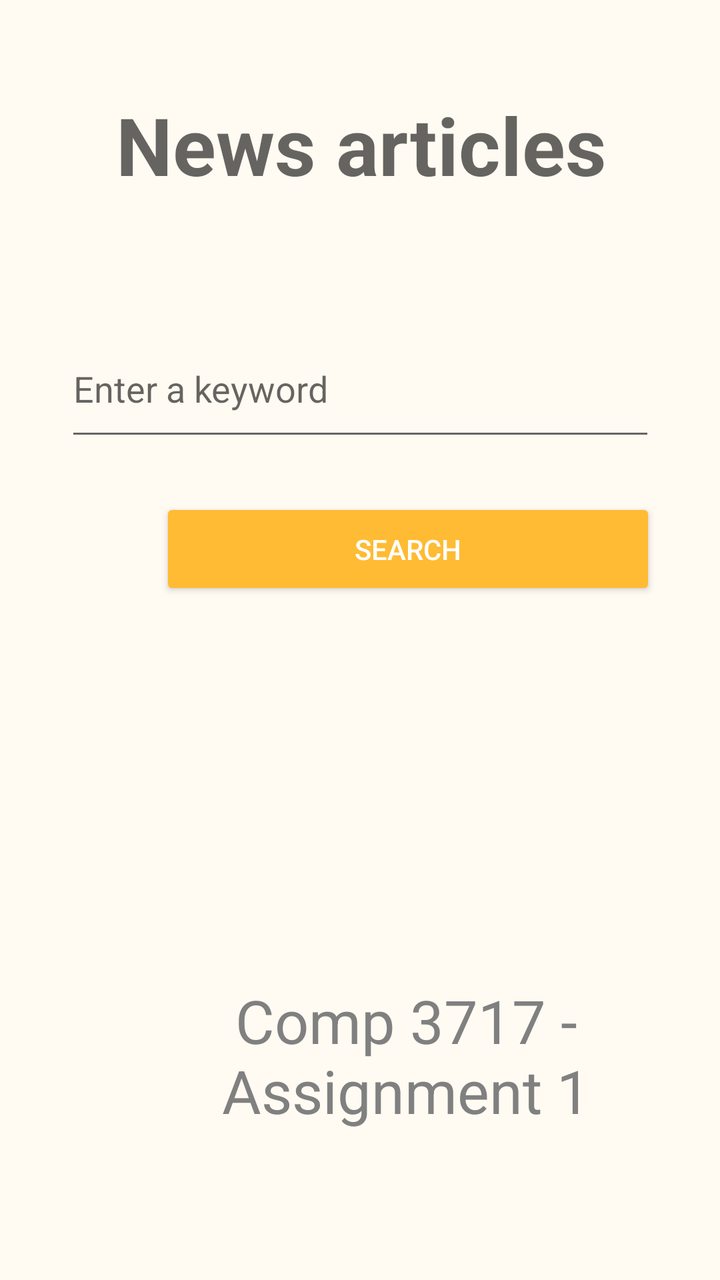
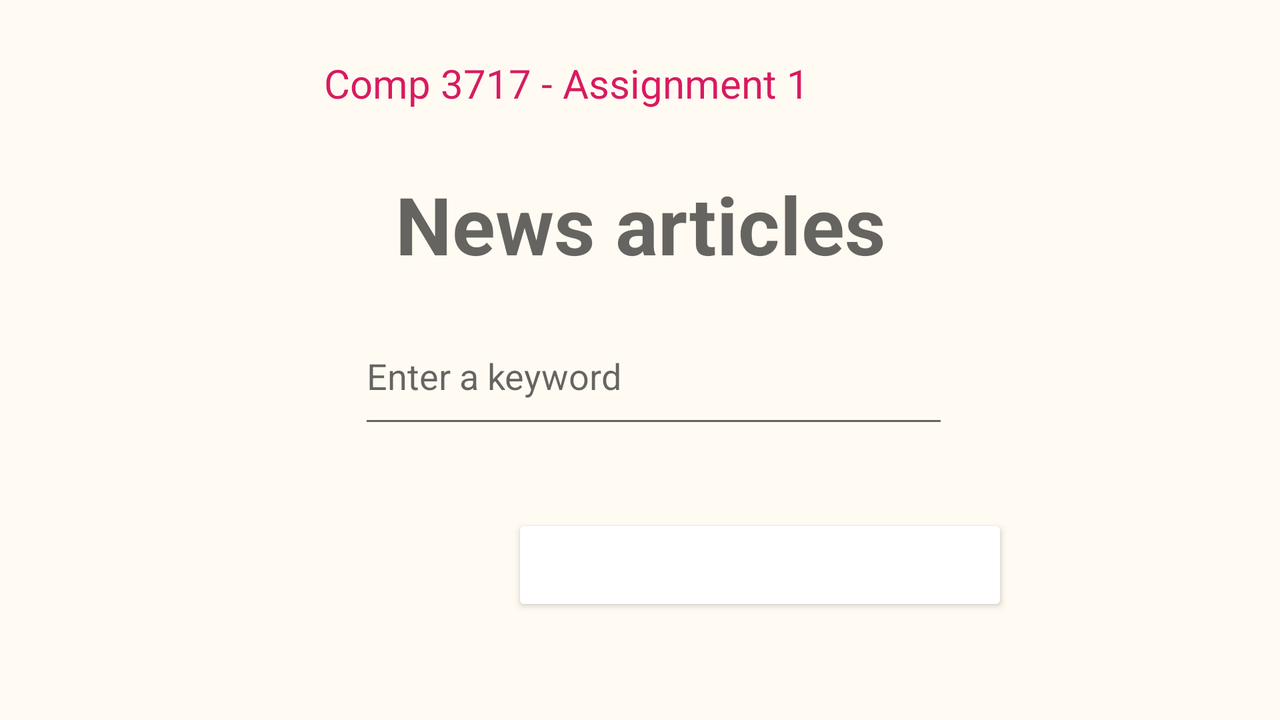

First picture: res/layout/ on a phone held upright. Second picture: the repository's own variant of that layout, on a device whose configuration matches the variant's folder. Source for both follows.
<!-- AndroidManifest.xml: application theme AppTheme -->
<!-- res/layout/activity_main.xml -->
<?xml version="1.0" encoding="utf-8"?>
<androidx.constraintlayout.widget.ConstraintLayout xmlns:android="http://schemas.android.com/apk/res/android"
    xmlns:app="http://schemas.android.com/apk/res-auto"
    xmlns:tools="http://schemas.android.com/tools"
    android:layout_width="match_parent"
    android:layout_height="match_parent"
    android:background="@color/bg"
    android:orientation="vertical"
    tools:context=".MainActivity">

    <EditText
        android:id="@+id/search"
        android:layout_width="295dp"
        android:layout_height="65dp"
        android:hint="@string/prompt"
        android:inputType="text"
        app:layout_constraintBottom_toTopOf="@+id/button"
        app:layout_constraintEnd_toEndOf="parent"
        app:layout_constraintLeft_toLeftOf="parent"
        app:layout_constraintRight_toRightOf="parent"
        app:layout_constraintStart_toStartOf="parent"
        app:layout_constraintTop_toTopOf="parent"
        app:layout_constraintVertical_bias="0.872" />

    <Button
        android:id="@+id/button"
        style="@style/Widget.AppCompat.Button.Colored"
        android:layout_width="248dp"
        android:layout_height="51dp"
        android:layout_alignParentStart="true"
        android:layout_alignParentTop="true"
        android:layout_marginStart="80dp"
        android:layout_marginBottom="340dp"
        android:backgroundTint="@android:color/holo_orange_light"
        android:text="@android:string/search_go"
        app:layout_constraintBottom_toBottomOf="parent"
        app:layout_constraintStart_toStartOf="parent" />

    <TextView
        android:id="@+id/title"
        android:layout_width="365dp"
        android:layout_height="115dp"
        android:gravity="center_horizontal"
        android:hint="@string/title"
        android:textColor="@android:color/tertiary_text_light"
        android:textSize="40sp"
        android:textStyle="bold"
        app:layout_constraintBottom_toBottomOf="parent"
        app:layout_constraintEnd_toEndOf="parent"
        app:layout_constraintLeft_toLeftOf="parent"
        app:layout_constraintRight_toRightOf="parent"
        app:layout_constraintStart_toStartOf="parent"
        app:layout_constraintTop_toTopOf="parent"
        app:layout_constraintVertical_bias="0.087" />

    <TextView
        android:id="@+id/names"
        android:layout_width="294dp"
        android:layout_height="134dp"
        android:layout_marginStart="56dp"
        android:layout_marginBottom="16dp"
        android:gravity="center_horizontal"
        android:text="@string/names"
        android:textColor="@android:color/tertiary_text_light"
        android:textSize="30sp"
        app:layout_constraintBottom_toBottomOf="parent"
        app:layout_constraintStart_toStartOf="parent" />


</androidx.constraintlayout.widget.ConstraintLayout>
<!-- resources referenced by this layout -->
<resources>
  <color name="bg">#FFFBF2</color>
  <string name="names">Comp 3717 - Assignment 1</string>
  <string name="prompt">"Enter a keyword"</string>
  <string name="title">"News articles"</string>
  <style name="AppTheme" parent="Theme.AppCompat.Light.DarkActionBar">
          
          <item name="colorPrimary">@color/colorPrimary</item>
          <item name="colorPrimaryDark">@color/colorPrimaryDark</item>
          <item name="colorAccent">@color/colorAccent</item>
      </style>
  <color name="colorPrimary">#008577</color>
  <color name="colorPrimaryDark">#00574B</color>
  <color name="colorAccent">#D81B60</color>
</resources>
<!-- res/layout-land/activity_main.xml (the author's variant of the layout above) -->
<!-- drawn on the phone turned sideways -->
<?xml version="1.0" encoding="utf-8"?>
<androidx.constraintlayout.widget.ConstraintLayout xmlns:android="http://schemas.android.com/apk/res/android"
    xmlns:app="http://schemas.android.com/apk/res-auto"
    xmlns:tools="http://schemas.android.com/tools"
    android:layout_width="match_parent"
    android:layout_height="match_parent"
    android:background="@color/bg"
    android:orientation="vertical"
    tools:context=".MainActivity">

    <TextView
        android:id="@+id/names"
        android:layout_width="249dp"
        android:layout_height="26dp"
        android:layout_marginTop="28dp"
        android:layout_marginEnd="232dp"
        android:gravity="center_horizontal"
        android:text="@string/names"
        android:textColor="@color/colorAccent"
        android:textSize="20sp"
        app:layout_constraintEnd_toEndOf="parent"
        app:layout_constraintHorizontal_bias="1.0"
        app:layout_constraintStart_toStartOf="parent"
        app:layout_constraintTop_toTopOf="parent" />

    <Button
        android:id="@+id/button"
        style="@style/Widget.AppCompat.Button.Colored"
        android:layout_width="248dp"
        android:layout_height="51dp"
        android:layout_alignParentStart="true"
        android:layout_alignParentTop="true"
        android:layout_marginStart="256dp"
        android:layout_marginBottom="52dp"
        android:backgroundTint="@color/search"
        android:text="@string/search"
        app:layout_constraintBottom_toBottomOf="parent"
        app:layout_constraintEnd_toEndOf="parent"
        app:layout_constraintHorizontal_bias="0.0"
        app:layout_constraintStart_toStartOf="parent" />

    <EditText
        android:id="@+id/search"
        android:layout_width="295dp"
        android:layout_height="65dp"
        android:layout_marginBottom="38dp"
        android:hint="@string/prompt"
        android:inputType="text"
        app:layout_constraintBottom_toTopOf="@+id/button"
        app:layout_constraintEnd_toEndOf="parent"
        app:layout_constraintHorizontal_bias="0.52"
        app:layout_constraintLeft_toLeftOf="parent"
        app:layout_constraintRight_toRightOf="parent"
        app:layout_constraintStart_toStartOf="parent"
        app:layout_constraintTop_toTopOf="parent"
        app:layout_constraintVertical_bias="1.0" />

    <TextView
        android:id="@+id/title"
        android:layout_width="wrap_content"
        android:layout_height="wrap_content"
        android:layout_marginTop="16dp"
        android:gravity="center_horizontal"
        android:hint="@string/title"
        android:textColor="@color/colorPrimary"
        android:textSize="40sp"

        android:textStyle="bold"
        app:layout_constraintBottom_toTopOf="@+id/search"
        app:layout_constraintEnd_toEndOf="parent"
        app:layout_constraintStart_toStartOf="parent"
        app:layout_constraintTop_toBottomOf="@+id/names" />


</androidx.constraintlayout.widget.ConstraintLayout>
<!-- resources referenced by the variant -->
<!-- as the phone turned sideways resolves them -->
<resources>
  <color name="bg">#FFFBF2</color>
  <color name="colorAccent">#D81B60</color>
  <color name="colorPrimary">#008577</color>
  <string name="names">Comp 3717 - Assignment 1</string>
  <string name="prompt">"Enter a keyword"</string>
  <string name="search">SEARCH</string>
  <string name="title">"News articles"</string>
  <style name="AppTheme" parent="Theme.AppCompat.Light.DarkActionBar">
          
          <item name="colorPrimary">@color/colorPrimary</item>
          <item name="colorPrimaryDark">@color/colorPrimaryDark</item>
          <item name="colorAccent">@color/colorAccent</item>
      </style>
  <color name="colorPrimaryDark">#00574B</color>
</resources>
